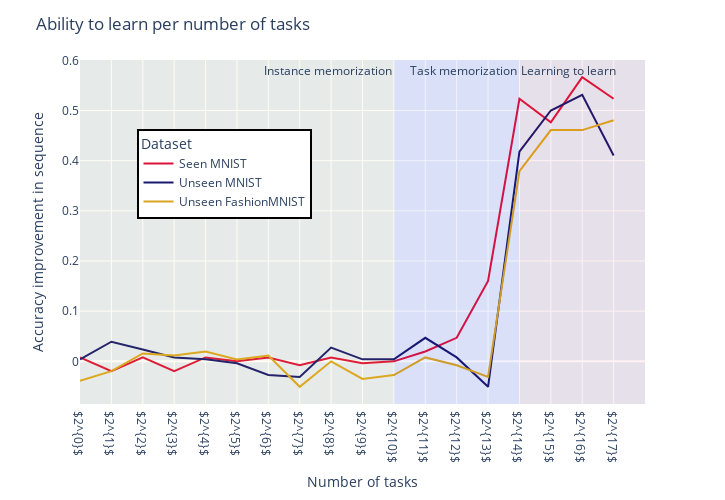

The cell this chart's notebook holds for it:
### Code cell
import plotly.express as px

fig = px.line(
    df, "n_tasks", "last_acc", color="dataset",
    color_discrete_sequence=["crimson", "midnightblue", "goldenrod"]
)
fig.update_xaxes(
    type='category', tickvals=df.n_tasks.values,
    ticktext = [f"$2^{{{int(np.log2(i))}}}$" for i in df.n_tasks.values]
)
fig.update_layout(
    legend=dict(
        x=0.10,
        y=0.80,
        bgcolor="white",
        bordercolor="Black",
        borderwidth=2,
        title="Dataset"
    ),
    width=725, height=500, title="Ability to learn per number of tasks",
    yaxis=dict(title="Accuracy improvement in sequence"),
    xaxis=dict(title="Number of tasks"),
)
fig.add_vrect(
    x0=0, x1=10, 
    annotation_text="Instance memorization", annotation_position="top right",
    fillcolor="gold", opacity=0.05, line_width=0,
    label=dict(font=dict(size=12)),
)
fig.add_vrect(
    x0=10, x1=14, 
    annotation_text="Task memorization", annotation_position="top right",
    fillcolor="blue", opacity=0.05, line_width=0,
    label=dict(font=dict(size=12)),
)
fig.add_vrect(
    x0=14, x1=18, 
    annotation_text="Learning to learn", annotation_position="top left",
    fillcolor="red", opacity=0.05, line_width=0,
    label=dict(font=dict(size=12)),
)
fig

### Figure 1 — Plotly figure (JSON) as saved in the notebook; plotly's stock layout.template omitted (floating-point values rounded to 4 significant figures)
{"data": [{"hovertemplate": "dataset=Seen MNIST<br>n_tasks=%{x}<br>last_acc=%{y}<extra></extra>", "legendgroup": "Seen MNIST", "line": {"color": "crimson", "dash": "solid"}, "marker": {"symbol": "circle"}, "mode": "lines", "name": "Seen MNIST", "orientation": "v", "showlegend": true, "type": "scatter", "x": [1, 2, 4, 8, 16, 32, 64, 128, 256, 512, 1024, 2048, 4096, 8192, 16384, 32768, 65536, 131072], "xaxis": "x", "y": [0.007812, -0.01953, 0.007812, -0.01953, 0.007812, 0, 0.007812, -0.007812, 0.007812, -0.003906, 0, 0.01953, 0.04688, 0.1602, 0.5234, 0.4766, 0.5664, 0.5234], "yaxis": "y"}, {"hovertemplate": "dataset=Unseen MNIST<br>n_tasks=%{x}<br>last_acc=%{y}<extra></extra>", "legendgroup": "Unseen MNIST", "line": {"color": "midnightblue", "dash": "solid"}, "marker": {"symbol": "circle"}, "mode": "lines", "name": "Unseen MNIST", "orientation": "v", "showlegend": true, "type": "scatter", "x": [1, 2, 4, 8, 16, 32, 64, 128, 256, 512, 1024, 2048, 4096, 8192, 16384, 32768, 65536, 131072], "xaxis": "x", "y": [0.003906, 0.03906, 0.02344, 0.007812, 0.003906, -0.003906, -0.02734, -0.03125, 0.02734, 0.003906, 0.003906, 0.04688, 0.007812, -0.05078, 0.418, 0.5, 0.5312, 0.4102], "yaxis": "y"}, {"hovertemplate": "dataset=Unseen FashionMNIST<br>n_tasks=%{x}<br>last_acc=%{y}<extra></extra>", "legendgroup": "Unseen FashionMNIST", "line": {"color": "goldenrod", "dash": "solid"}, "marker": {"symbol": "circle"}, "mode": "lines", "name": "Unseen FashionMNIST", "orientation": "v", "showlegend": true, "type": "scatter", "x": [1, 2, 4, 8, 16, 32, 64, 128, 256, 512, 1024, 2048, 4096, 8192, 16384, 32768, 65536, 131072], "xaxis": "x", "y": [-0.03906, -0.01953, 0.01562, 0.01172, 0.01953, 0.003906, 0.01172, -0.05078, 0, -0.03516, -0.02734, 0.007812, -0.007812, -0.03125, 0.3789, 0.4609, 0.4609, 0.4805], "yaxis": "y"}], "layout": {"annotations": [{"showarrow": false, "text": "Instance memorization", "x": 10, "xanchor": "right", "xref": "x", "y": 1, "yanchor": "top", "yref": "y domain"}, {"showarrow": false, "text": "Task memorization", "x": 14, "xanchor": "right", "xref": "x", "y": 1, "yanchor": "top", "yref": "y domain"}, {"showarrow": false, "text": "Learning to learn", "x": 14, "xanchor": "left", "xref": "x", "y": 1, "yanchor": "top", "yref": "y domain"}], "height": 500, "legend": {"bgcolor": "white", "bordercolor": "Black", "borderwidth": 2, "title": {"text": "Dataset"}, "tracegroupgap": 0, "x": 0.1, "y": 0.8}, "margin": {"t": 60}, "shapes": [{"fillcolor": "gold", "label": {"font": {"size": 12}}, "line": {"width": 0}, "opacity": 0.05, "type": "rect", "x0": 0, "x1": 10, "xref": "x", "y0": 0, "y1": 1, "yref": "y domain"}, {"fillcolor": "blue", "label": {"font": {"size": 12}}, "line": {"width": 0}, "opacity": 0.05, "type": "rect", "x0": 10, "x1": 14, "xref": "x", "y0": 0, "y1": 1, "yref": "y domain"}, {"fillcolor": "red", "label": {"font": {"size": 12}}, "line": {"width": 0}, "opacity": 0.05, "type": "rect", "x0": 14, "x1": 18, "xref": "x", "y0": 0, "y1": 1, "yref": "y domain"}], "title": {"text": "Ability to learn per number of tasks"}, "width": 725, "xaxis": {"anchor": "y", "autorange": true, "domain": [0, 1], "range": [0, 18], "ticktext": ["$2^{0}$", "$2^{0}$", "$2^{0}$", "$2^{1}$", "$2^{1}$", "$2^{1}$", "$2^{2}$", "$2^{2}$", "$2^{2}$", "$2^{3}$", "$2^{3}$", "$2^{3}$", "$2^{4}$", "$2^{4}$", "$2^{4}$", "$2^{5}$", "$2^{5}$", "$2^{5}$", "$2^{6}$", "$2^{6}$", "$2^{6}$", "$2^{7}$", "$2^{7}$", "$2^{7}$", "$2^{8}$", "$2^{8}$", "$2^{8}$", "$2^{9}$", "$2^{9}$", "$2^{9}$", "$2^{10}$", "$2^{10}$", "$2^{10}$", "$2^{11}$", "$2^{11}$", "$2^{11}$", "$2^{12}$", "$2^{12}$", "$2^{12}$", "$2^{13}$", "$2^{13}$", "$2^{13}$", "$2^{14}$", "$2^{14}$", "$2^{14}$", "$2^{15}$", "$2^{15}$", "$2^{15}$", "$2^{16}$", "$2^{16}$", "$2^{16}$", "$2^{17}$", "$2^{17}$", "$2^{17}$"], "tickvals": [1, 1, 1, 2, 2, 2, 4, 4, 4, 8, 8, 8, 16, 16, 16, 32, 32, 32, 64, 64, 64, 128, 128, 128, 256, 256, 256, 512, 512, 512, 1024, 1024, 1024, 2048, 2048, 2048, 4096, 4096, 4096, 8192, 8192, 8192, 16384, 16384, 16384, 32768, 32768, 32768, 65536, 65536, 65536, 131072, 131072, 131072], "title": {"text": "Number of tasks"}, "type": "category"}, "yaxis": {"anchor": "x", "autorange": true, "domain": [0, 1], "range": [-0.08507, 0.6007], "title": {"text": "Accuracy improvement in sequence"}, "type": "linear"}}}
